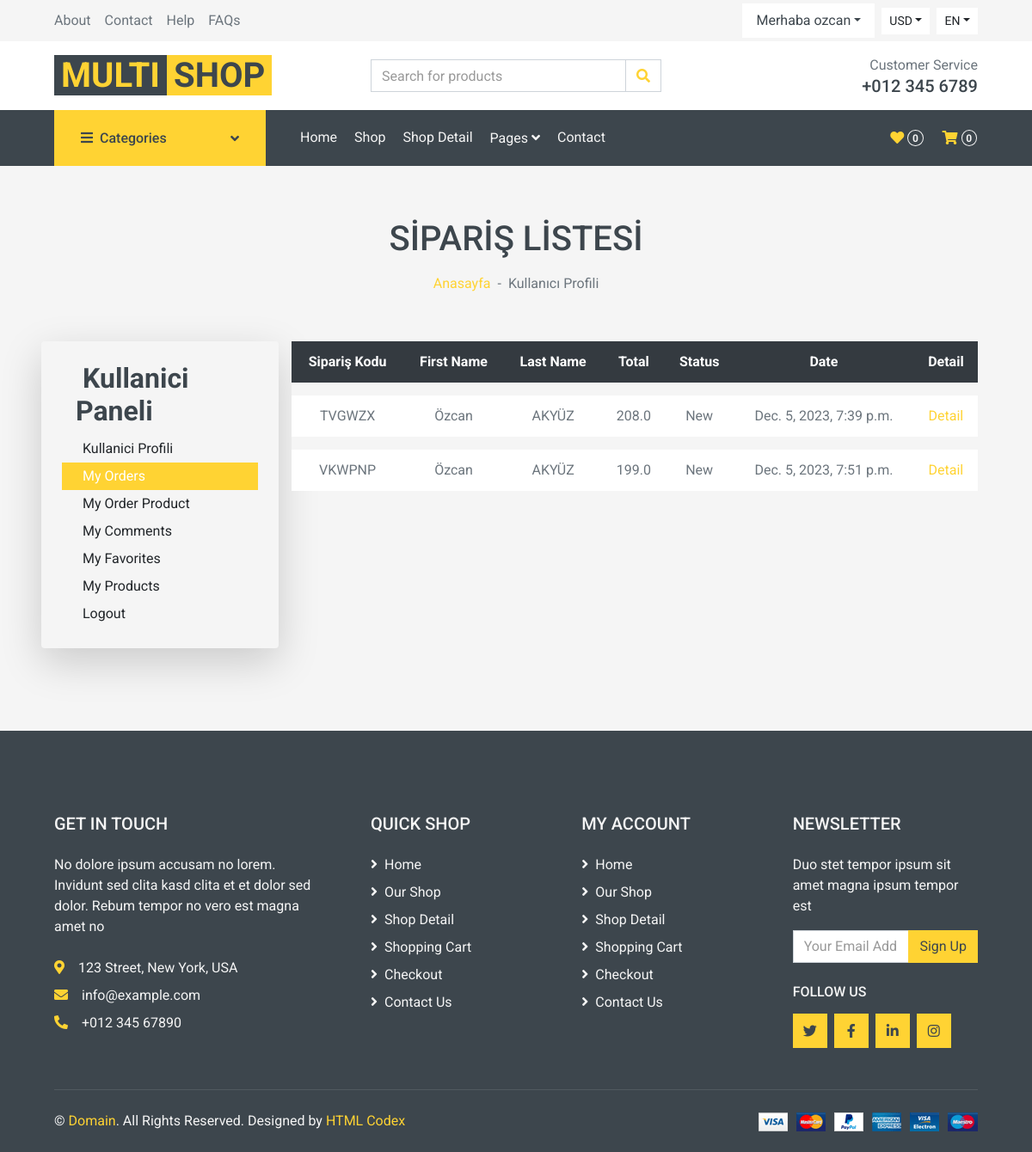
Screenshot of /user/orders (signed in) with the database file from the repository.
### order/models.py (models this page shows, shortened)
class Order(models.Model):
    STATUS = (
        ('New', 'New'),
        ('Accepted', 'Accepted'),
        ('Preaparing', 'Preaparing'),
        ('OnShipping', 'OnShipping'),
        ('Completed', 'Completed'),
        ('Canceled', 'Canceled'),
    )
    user = models.ForeignKey(User, on_delete=models.SET_NULL, null=True)
    code = models.CharField(max_length=5, editable=False ) #üye olmayanlar için random kod
    first_name = models.CharField(max_length=10)
    last_name = models.CharField(max_length=10)
    phone = models.CharField(blank=True, max_length=20)
    address = models.CharField(blank=True, max_length=150)
    city = models.CharField(blank=True, max_length=20)
    country = models.CharField(blank=True, max_length=20)
    total = models.FloatField()
    status=models.CharField(max_length=10,choices=STATUS,default='New')
    ip = models.CharField(blank=True, max_length=20)
    adminnote = models.CharField(blank=True, max_length=100)
    create_at=models.DateTimeField(auto_now_add=True)
    update_at=models.DateTimeField(auto_now=True)

### user/views.py (the view)
# urls.py: path('orders', views.user_orders, name='user_orders'),
@login_required(login_url='/login') # Check login
def user_orders(request):
    current_user = request.user
    orders=Order.objects.filter(user_id=current_user.id)
    context = {'orders': orders}
    return render(request, 'user_orders.html', context)

### user/templates/user_orders.html (shortened to what this page needs)
{% extends 'homebase.html' %}
{% block sidebar %} {% include 'sidebar.html' %}  {% endblock %}
{% block body %}
    <div class="container-fluid bg-secondary mb-4">
        <div class="d-flex flex-column align-items-center justify-content-center" style="min-height: 150px">
            <h1 class="font-weight-semi-bold text-uppercase mb-3">SİPARİŞ LİSTESİ</h1>
            <div class="d-inline-flex">
                <p class="m-0"><a href="/">Anasayfa</a></p>
                <p class="m-0 px-2">-</p>
                <p class="m-0">Kullanıcı Profili</p>
            </div>
        </div>
    </div>
    <div class="container-fluid">
        <div class="row px-xl-5">
            {% include 'user_panel.html' %}
                <div class="col-lg-9 table-responsive mb-5">
                    <table class="table table-light table-borderless table-hover text-center mb-0">
                        <thead class="thead-dark">
                            <tr>
                                <th class="align-middle">Sipariş Kodu</th>
                                <th class="align-middle">First Name</th>
                                <th class="align-middle">Last Name</th>
                                <th class="align-middle">Total</th>
                                <th class="align-middle">Status</th>
                                <th class="align-middle">Date</th>
                                <th class="align-middle">Detail</th>
                            </tr>
                        </thead>
                            {% for rs in orders %}
                                <tr>
                                    <td class="align-middle">{{ rs.code }} </td>
                                    <td class="align-middle">{{ rs.first_name }} </td>
                                    <td class="align-middle">{{ rs.last_name }} </td>
                                    <td class="align-middle">{{ rs.total }} </td>
                                    <td class="align-middle">{{ rs.status }} </td>
                                    <td class="align-middle">{{ rs.create_at }} </td>
                                    <td class="align-middle"><a class="primary-btn" href="/user/orderdetail/{{ rs.id }}"> Detail </a></td>
                                </tr>
                            {% endfor %}
                        </table>
                    </div>
            </div>
        </div>
 {% endblock %}

### home/templates/header.html (shortened to what this page needs)
{% load static %}
    <div class="container-fluid">
        <div class="row bg-secondary py-1 px-xl-5">
            <div class="col-lg-6 d-none d-lg-block">
                <div class="d-inline-flex align-items-center h-100">
                    <a class="text-body mr-3" href="">About</a>
                    <a class="text-body mr-3" href="">Contact</a>
                    <a class="text-body mr-3" href="">Help</a>
                    <a class="text-body mr-3" href="">FAQs</a>
                </div>
            </div>
            <div class="col-lg-6 text-center text-lg-right">
                <div class="d-inline-flex align-items-center">
                    <div class="btn-group">
                        {%  if user.id is not None %}
                        <div class="nav-item dropdown btn-light">
                            <a href="#" class="nav-link dropdown-toggle text-dark" data-toggle="dropdown"> Merhaba {{ user.username }}</a>
                        </div>
                        {% else %}
                        <button type="button" class="btn btn-sm btn-light dropdown-toggle" data-toggle="dropdown">My Account</button>
                        <div class="dropdown-menu dropdown-menu-right">
                            <a href="/login" class="dropdown-item" type="button">Sign in</a>
                            <a href="/signup" class="dropdown-item" type="button">Sign up</a>
                        </div>
                        {% endif %}
                    </div>
                    <div class="btn-group mx-2">
                        <button type="button" class="btn btn-sm btn-light dropdown-toggle" data-toggle="dropdown">USD</button>
                    </div>
                    <div class="btn-group">
                        <button type="button" class="btn btn-sm btn-light dropdown-toggle" data-toggle="dropdown">EN</button>
                    </div>
                </div>
            </div>
        </div>
        <div class="row align-items-center bg-light py-3 px-xl-5 d-none d-lg-flex">
            <div class="col-lg-4">
                <a href="/" class="text-decoration-none">
                    <span class="h1 text-uppercase text-primary bg-dark px-2">Multi</span>
                    <span class="h1 text-uppercase text-dark bg-primary px-2 ml-n1">Shop</span>
                </a>
            </div>
            <div class="col-lg-4 col-6 text-left">
                <form action="{% url 'search' %}" method="post">
                    <div class="input-group">
                        <input type="text" class="form-control" name="query" placeholder="Search for products">
                        <div class="input-group-append">
                            <span class="input-group-text bg-transparent text-primary">
                                <i class="fa fa-search"></i>
                            </span>
                        </div>
                    </div>
                </form>
            </div>
            <div class="col-lg-4 col-6 text-right">
                <p class="m-0">Customer Service</p>
                <h5 class="m-0">+012 345 6789</h5>
            </div>
        </div>
    </div>

### rows the page displays
Order: code "TVGWZX", first_name "Özcan", last_name "AKYÜZ", total "208.0", status "New", create_at "Dec. 5, 2023, 7:39 p.m."
Order: code "VKWPNP", first_name "Özcan", last_name "AKYÜZ", total "199.0", status "New", create_at "Dec. 5, 2023, 7:51 p.m."

### other values shown
{{ user.username }} "ozcan"
